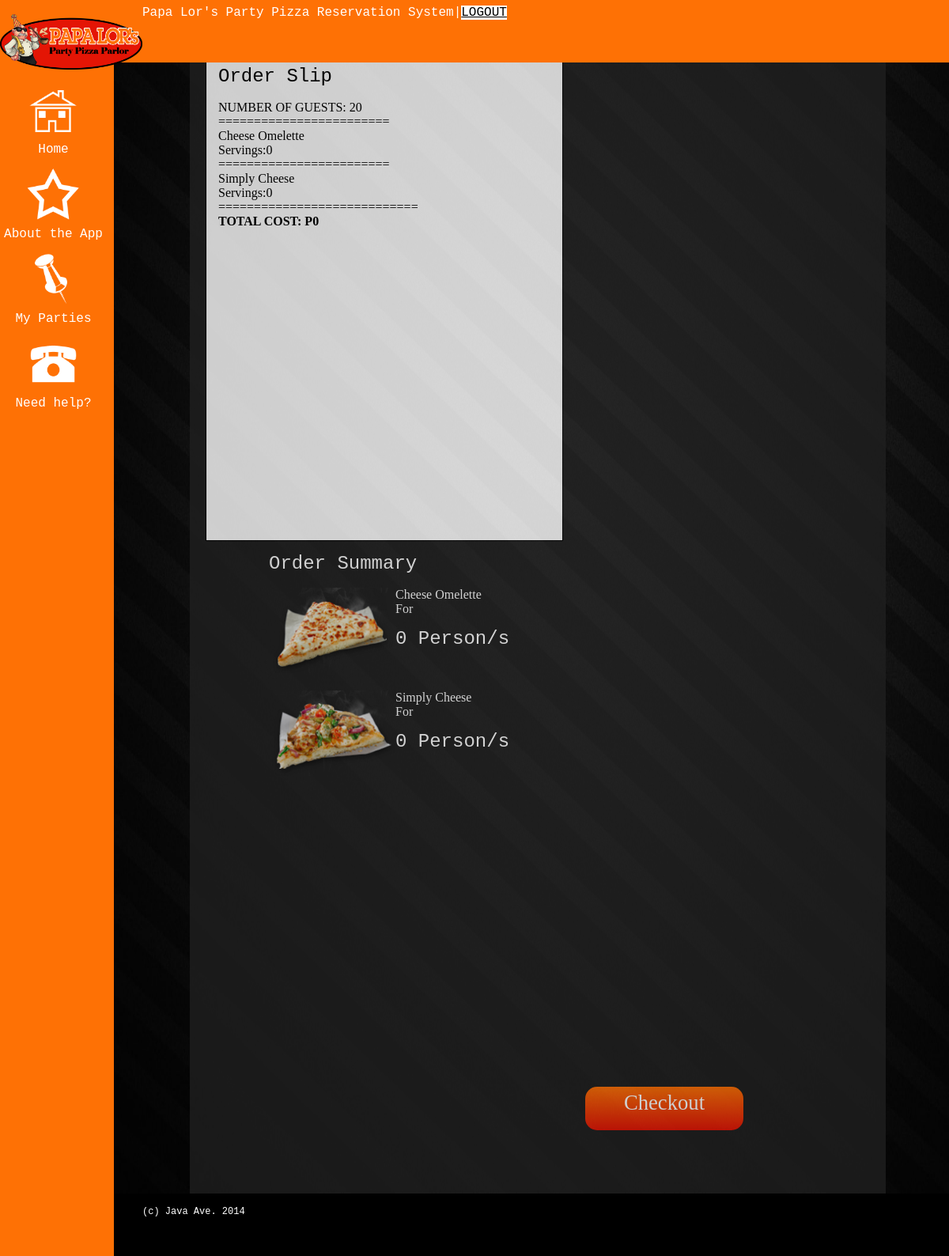
Page /orderslip.php?fplanid=5 on the committed database.
### tables this page shows
CREATE TABLE IF NOT EXISTS `food_plan` (
  `Fplan_id` int(1) NOT NULL,
  `Total_Cost` double NOT NULL,
  `Cust_id` varchar(200) NOT NULL,
  `Fplan_name` varchar(200) NOT NULL,
  `Fplan_date` date NOT NULL,
  `Flag` int(11) NOT NULL,
  `Num_guests` int(11) NOT NULL,
  `Num_reserved` int(11) NOT NULL,
  `Fplan_time` time NOT NULL,
  PRIMARY KEY (`Fplan_id`)
);

CREATE TABLE IF NOT EXISTS `food_plan_food` (
  `foodcode` int(11) NOT NULL AUTO_INCREMENT,
  `Fplan_id` varchar(200) NOT NULL,
  `Food_id` varchar(200) NOT NULL,
  `Servings` int(11) NOT NULL,
  PRIMARY KEY (`foodcode`)
);

CREATE TABLE IF NOT EXISTS `food` (
  `Food_id` int(11) NOT NULL AUTO_INCREMENT,
  `Food_name` varchar(200) NOT NULL,
  `Food_type` varchar(200) NOT NULL,
  `Price_piece` float NOT NULL,
  `Admin_id` varchar(200) NOT NULL,
  `image_url` varchar(100) NOT NULL,
  `Food_description` varchar(200) NOT NULL,
  PRIMARY KEY (`Food_id`)
);

### ordersumm.php (the view)
<div id="ordersumm" style="height: 550px">
		<h1> Order Summary</h1>
	<?php
		include "connect.php";
	$fplanid = $_GET['fplanid'];
	$query = "SELECT f.food_name, fp.servings, f.price_piece, f.image_url FROM food f, food_plan_food fp WHERE fp.fplan_id = '".$fplanid."' AND f.food_id = fp.food_id";
	$result = mysqli_query($db, $query)or die(mysqli_error($db));
	while ($row = mysqli_fetch_array($result)){
		?>
		<div class="ordercontainer">
		<?php
			echo '<img class="fg" src="admin/'.$row['image_url'].'"/>';
			echo $row['food_name']."</br>";
			$var = $row['servings'];
			echo "For <h1>".$var." Person/s</h1> </br>";
		?>
		</div>
		<?php
	}
	?>
</div>

### orderslipbare.php (shortened to what this page needs)
<?php
include "connect.php";
$fplanid = $_GET['fplanid'];
$query = "SELECT Num_guests, Num_reserved, Flag from food_plan WHERE fplan_id = ".$fplanid;
$result = mysqli_query($db, $query) or die(mysqli_error($db));
$row = mysqli_fetch_array($result);
echo '<h1 style="color:black">Order Slip</h1>';
echo "NUMBER OF GUESTS: ".$row['Num_guests']."</br>";
$query = "SELECT f.food_name, fp.servings, f.price_piece FROM food f, food_plan_food fp WHERE fp.fplan_id = '".$fplanid."' AND f.food_id = fp.food_id";
$result = mysqli_query($db, $query)or die(mysqli_error($db));
$totalcost = 0;
while ($row = mysqli_fetch_array($result)){
		echo "========================</br>";
		echo $row['food_name']."</br>";
		$var = $row['servings'];
		echo "Servings:".$var." </br>";
}
echo "============================</br>";
echo "<strong>TOTAL COST: P".$totalcost."</strong>";
?>

### css/style3.css (style rules this page uses)
html, body { margin: 0; padding: 0; width: 100%; height: 100%; background: #000; }
h1 { color: #fff; font-family: Rockwell, 'Courier Bold', Courier, Georgia, Times, 'Times New Roman', serif; font-size: 24px; font-style: normal; font-variant: normal; font-weight: 500; line-height: 26.3999996185303px; }

### css/bryanedit.css (style rules this page uses)
html { font-family: rockwell; }
#ordersumm { color: white; height: 600px; overflow-y: scroll; }
#ordersumm img { float: left; }
.ordercontainer { width: 100%; height: 130px; }
.foodgrid img, .fg { width: 160px; }

### rows in the picture
food_plan: Num_guests "20"
food_plan_food: Food.Food_name "Cheese Omelette", Servings "0", Food.image_url (picture)
food_plan_food: Food.Food_name "Simply Cheese", Servings "0", Food.image_url (picture)

### other values in the picture
$totalcost "0"
